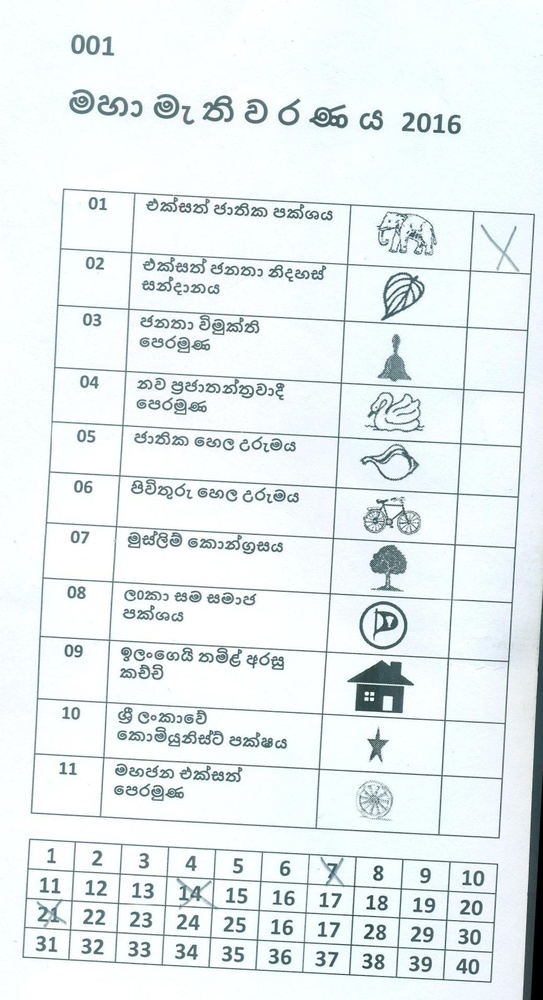
%> input picture rots.jpg, 543 x 1000 px, shrunk from 1040 x 1916 before the run
$ octave --eval "result = FixRotation(imread('rots.jpg'));"   (GNU Octave 9; MATLAB toolbox functions it lacks are replaced by stand-ins)
%> lines starting %> are read from the running program, lines starting %| are printed output that depends on the picture; in (x1, y1, x2, y2) boxes, pixels count from 0 and x2, y2 are one past the last pixel; in counts of white or black regions, pixels touching at a corner belong together; the program's own positions count from 1
### OptimalThresholdedImage.m
function [binaryimage] =  OptimalThresholdedImage(RGBimage)
    if size(RGBimage,3)== 3
        Igray = rgb2gray(RGBimage);
        filterdI = Igray;%medfilt2(Igray);
    else
        filterdI = RGBimage;%medfilt2(RGBimage);
    end

    % streching will fail the thresholding
    %imadjust(RGBimage0, stretchlim(RGBimage0));
    %RGBimage(:,:,1));
    level = graythresh(filterdI);
%> level = 0.725
    % Don't use median localization for large images
    T = adaptthresh(filterdI,level,'ForegroundPolarity','bright','Statistic','mean');
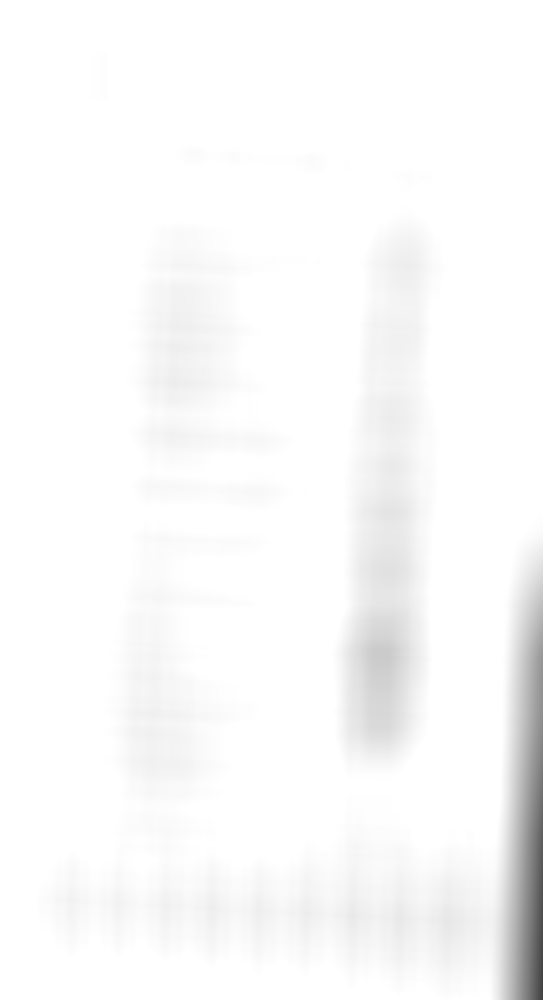
%> T: size 1000x543 double; min 0.254, max 1, mean 0.98
    binaryimage = imbinarize(filterdI, T);
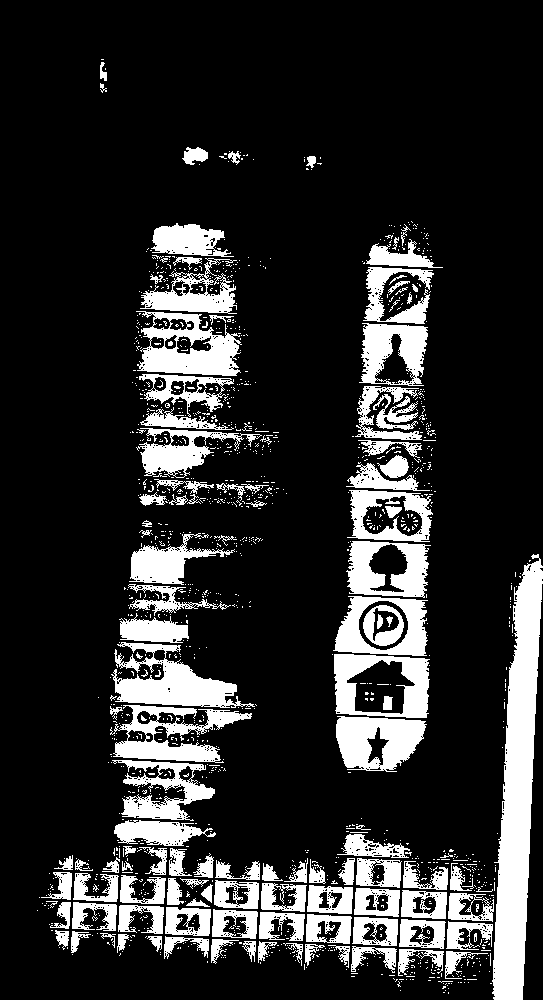
%> binaryimage: size 1000x543 logical; 17.7% white; 1339 white regions (1214 under 20 px), largest, box (x1, y1, x2, y2) and area: (492, 554, 543, 1000) 12393, (111, 642, 255, 708) 4266, (136, 311, 242, 376) 3815

    % [6 lines of commented-out code are left out]
end

### FixRotation.m
function [rotationFixedImage] = FixRotation(RGBImage, debug)
    % TODO : check whether whats best to rotate the RGBImage or the
    % filtered one
%     threshold = 0.1;
    if ~exist('debug','var')
        debug = 0;
    end
    %% Thresholding the image
    %RGBImage  = imread('rots.jpg');
    adapt = OptimalThresholdedImage(RGBImage);

    %% Edge Detection for hough transform
    cannyseg = edge(adapt,'canny');
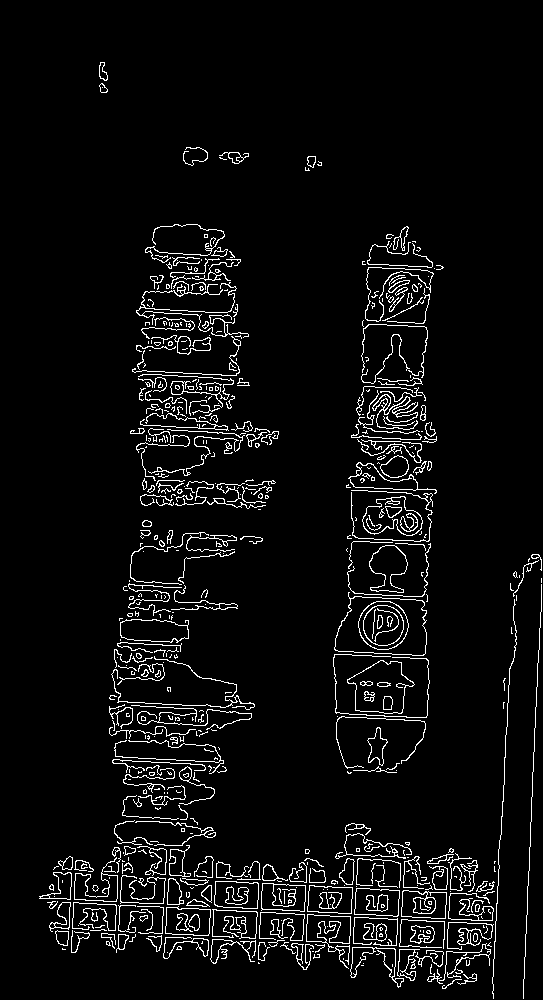
%> cannyseg: size 1000x543 logical; 5% white in thin lines or dots, all inside (x1, y1, x2, y2) = (39, 62, 542, 999)

    %% Perform the Hough transform
    %[H, theta, rho] = hough(cannyseg, 'Theta', -60:0.5:60);
    [H, theta, rho] = hough(cannyseg,'Theta', -45:0.5:45);
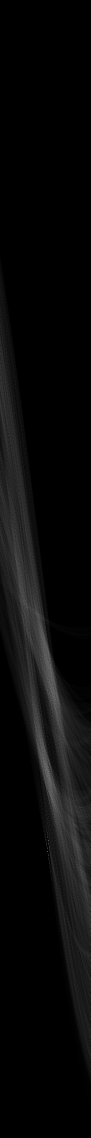
%> H: size 2275x181 double (shown at 1/2 size); min 0, max 318, mean 12; drawn with min black and max white
%> theta = 181 values from -45 to 45; rho = 2275 values from -1137 to 1137

    %% Locates peaks in the Hough transform matrix
    peak = houghpeaks(H,30,'threshold',ceil(0.5*max(H(:))));
%> peak = [1704 96; 1536 97; 1313 98; 1356 98; 1559 100]

    %% Extracts line segments in the image
    lines = houghlines(cannyseg,theta,rho,peak,'FillGap',250,'MinLength',ceil(numel(RGBImage(:,1,1))/3));
%> lines = 5 lines; point1 to point2 (x, y): (347, 967) to (405, 239), (118, 949) to (163, 227), (161, 948) to (205, 238), (349, 956) to (387, 248), (524, 987) to (542, 597)
    max_angle =  max(cat(1,lines.theta));
%> max_angle = 4.5
    %% Fix Rotation
    rotationFixedImage = imrotate(RGBImage,max_angle,'bilinear','crop');
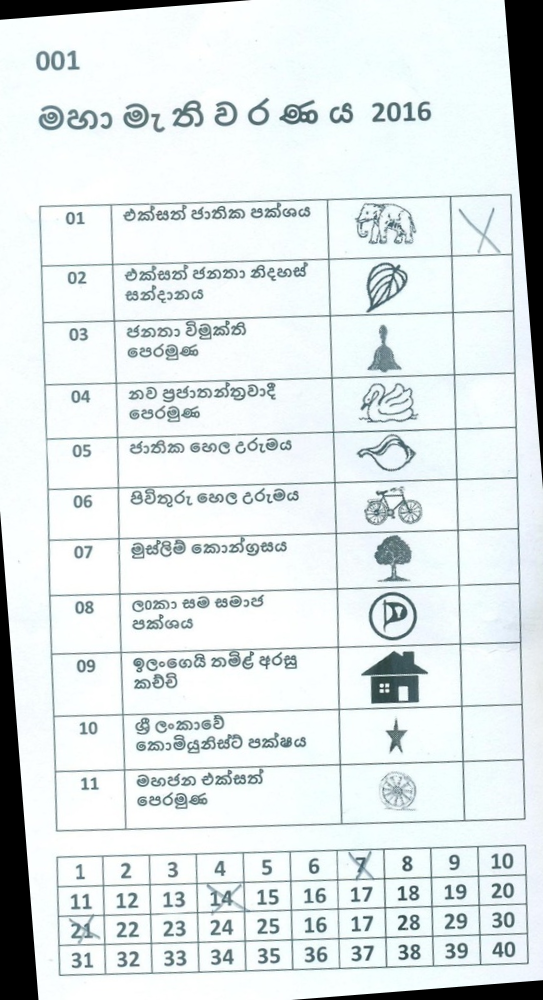
%> rotationFixedImage: size 1000x543x3 uint8; mean R, G, B 221.9, 229.1, 230.2
    if debug
        figure('Name','Original and Rotation Fixed Image','NumberTitle','off');
        imshowpair(RGBImage,rotationFixedImage,'montage');
    end
end

$ run again, on 001.jpg
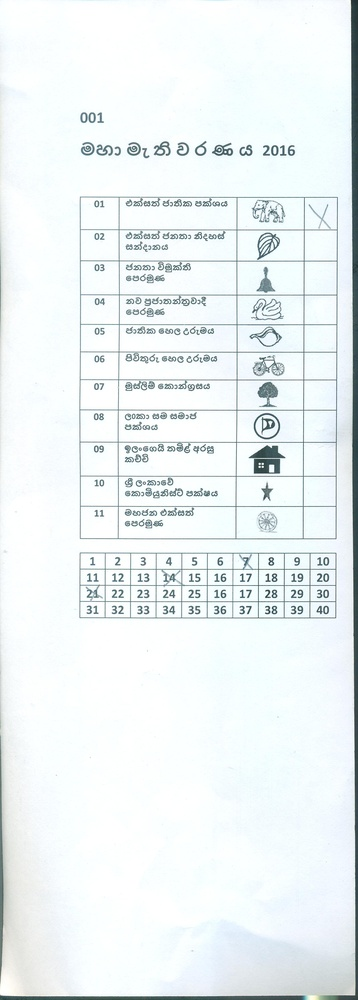
%> input picture 001.jpg, 358 x 1000 px, shrunk from 1258 x 3510 before the run
%> level = 0.737
%> in OptimalThresholdedImage, `binaryimage = imbinarize(filterdI, T);`:
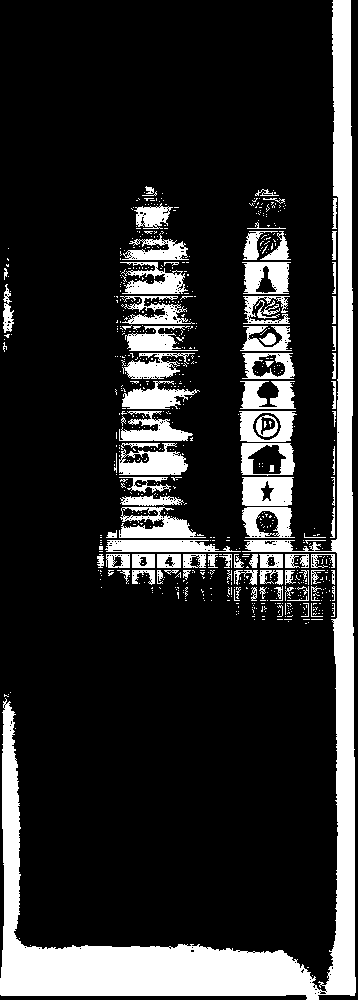
%> binaryimage: size 1000x358 logical; 18.1% white; 710 white regions (618 under 20 px), largest, box (x1, y1, x2, y2) and area: (0, 0, 356, 1000) 36330, (119, 507, 206, 538) 1357, (119, 443, 188, 475) 1326
%> cannyseg: size 1000x358 logical; 4.1% white in thin lines or dots
%> theta = 181 values from -45 to 45; rho = 2123 values from -1061 to 1061
%> peak = [1410 90]
%> lines = 1 line; point1 to point2 (x, y): (353, 410) to (356, 858)
%> max_angle = -0.5
%> in FixRotation, `rotationFixedImage = imrotate(RGBImage,max_angle,'bilinear','crop');`:
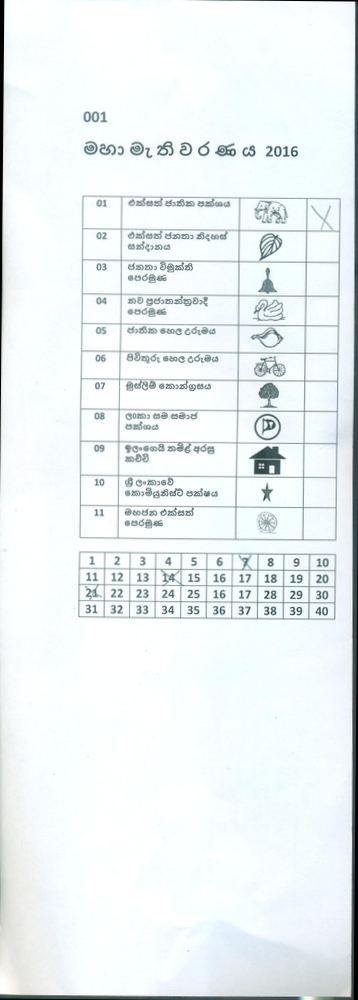
%> rotationFixedImage: size 1000x358x3 uint8; mean R, G, B 235.6, 241.7, 242.7
